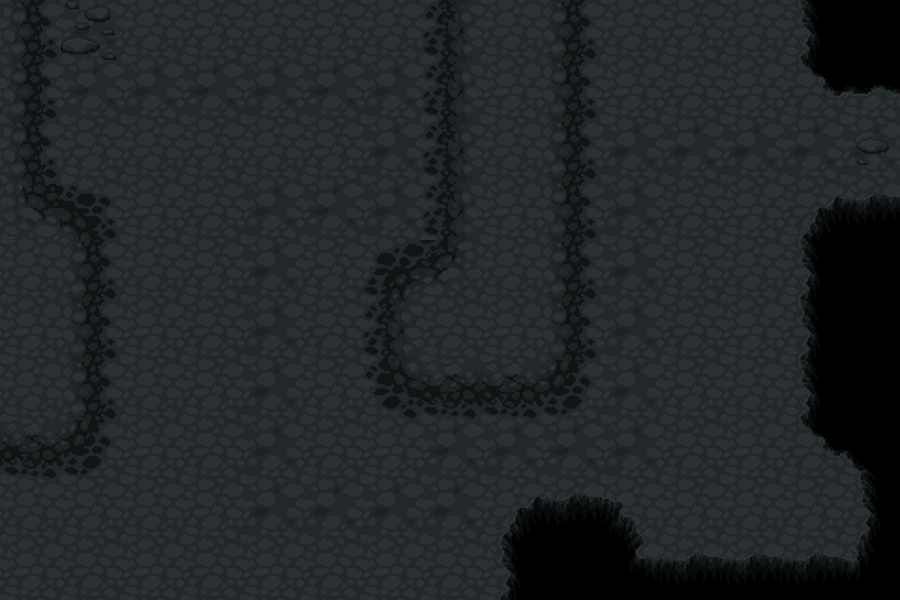

This game map was drawn from its Tiled (.tmx) file and the tilesets committed beside it. A one-line description and the trimmed map source follow:
An orthogonal 15x10 tile map with 60x60 px tiles, 2 tile layers (Tile Layer 1, Tile Layer 2), 2 tilesets.

<map version="1.0" orientation="orthogonal" renderorder="right-down" width="15" height="10" tilewidth="60" tileheight="60" nextobjectid="1">
 <tileset firstgid="1" name="lava_ground@60" tilewidth="60" tileheight="60" tilecount="18">
  <image source="terrain/lava_ground@60.png" width="180" height="360" />
  <tile id="0">
   <properties>
    <property name="spawn" value="" />
    <property name="walkable" value="" />
   </properties>
  </tile>
  <tile id="1">
   <properties>
    <property name="blocked" value="" />
   </properties>
  </tile>
  <tile id="2">
   <properties>
    <property name="blocked" value="" />
   </properties>
  </tile>
  <tile id="3">
   <properties>
    <property name="base" value="" />
    <property name="walkable" value="" />
   </properties>
  </tile>
  <tile id="4">
   <properties>
    <property name="blocked" value="" />
   </properties>
  </tile>
  <tile id="5">
   <properties>
    <property name="blocked" value="" />
   </properties>
  </tile>
  <tile id="6">
   <properties>
    <property name="blocked" value="" />
   </properties>
  </tile>
  <tile id="7">
   <properties>
    <property name="blocked" value="" />
   </properties>
  </tile>
  <tile id="8">
   <properties>
    <property name="blocked" value="" />
   </properties>
  </tile>
  <tile id="9">
   <properties>
    <property name="blocked" value="" />
   </properties>
  </tile>
  <tile id="11">
   <properties>
    <property name="blocked" value="" />
   </properties>
  </tile>
  <tile id="12">
   <properties>
    <property name="blocked" value="" />
   </properties>
  </tile>
  <tile id="13">
   <properties>
    <property name="blocked" value="" />
   </properties>
  </tile>
  <tile id="14">
   <properties>
    <property name="blocked" value="" />
   </properties>
  </tile>
  <tile id="16">
   <properties>
    <property name="walkable" value="" />
   </properties>
  </tile>
 </tileset>
 <tileset firstgid="19" name="pitch@60" tilewidth="60" tileheight="60" tilecount="15">
  <image source="terrain/pitch@60.png" width="180" height="300" />
  <tile id="0">
   <properties>
    <property name="blocked" value="" />
   </properties>
  </tile>
  <tile id="1">
   <properties>
    <property name="blocked" value="" />
   </properties>
  </tile>
  <tile id="2">
   <properties>
    <property name="blocked" value="" />
   </properties>
  </tile>
  <tile id="3">
   <properties>
    <property name="blocked" value="" />
   </properties>
  </tile>
  <tile id="4">
   <properties>
    <property name="blocked" value="" />
   </properties>
  </tile>
  <tile id="5">
   <properties>
    <property name="blocked" value="" />
   </properties>
  </tile>
  <tile id="6">
   <properties>
    <property name="blocked" value="" />
   </properties>
  </tile>
  <tile id="7">
   <properties>
    <property name="blocked" value="" />
   </properties>
  </tile>
  <tile id="8">
   <properties>
    <property name="blocked" value="" />
   </properties>
  </tile>
  <tile id="9">
   <properties>
    <property name="blocked" value="" />
   </properties>
  </tile>
  <tile id="10">
   <properties>
    <property name="blocked" value="" />
   </properties>
  </tile>
  <tile id="11">
   <properties>
    <property name="blocked" value="" />
   </properties>
  </tile>
  <tile id="12">
   <properties>
    <property name="blocked" value="" />
   </properties>
  </tile>
  <tile id="13">
   <properties>
    <property name="blocked" value="" />
   </properties>
  </tile>
  <tile id="14">
   <properties>
    <property name="blocked" value="" />
   </properties>
  </tile>
 </tileset>
 <layer name="Tile Layer 1" width="15" height="10">
  <data>[150 cells, 150 non-empty, 2 distinct tile ids]</data>
 </layer>
 <layer name="Tile Layer 2" width="15" height="10">
  <data>[150 cells, 59 non-empty, 22 distinct tile ids]</data>
 </layer>
</map>
